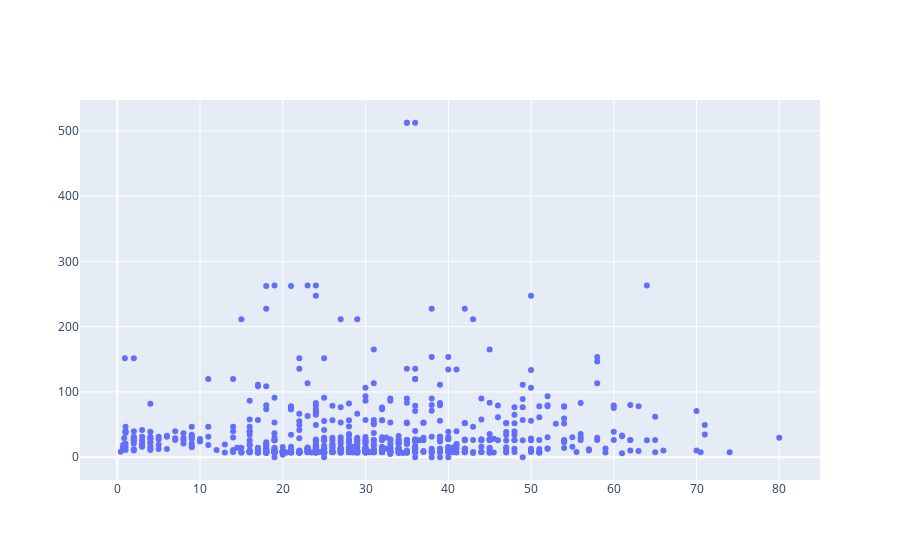

Here is the notebook cell this chart was saved with:
### Code cell
fig = go.Figure()
fig.add_trace(go.Scatter(x= titanic.age, y = titanic.fare, mode='markers'))

### Figure 1 — Plotly figure (JSON) as saved in the notebook; plotly's stock layout.template omitted (floating-point values rounded to 4 significant figures; data arrays with more than 128 entries replaced by an {"elided": "..."} marker saying what was removed)
{"data": [{"mode": "markers", "type": "scatter", "x": {"elided": "891 float values"}, "y": {"elided": "891 float values"}}], "layout": {"autosize": true, "xaxis": {"autorange": true, "range": [-4.305, 84.72], "type": "linear"}, "yaxis": {"autorange": true, "range": [-42.28, 554.6], "type": "linear"}}}
